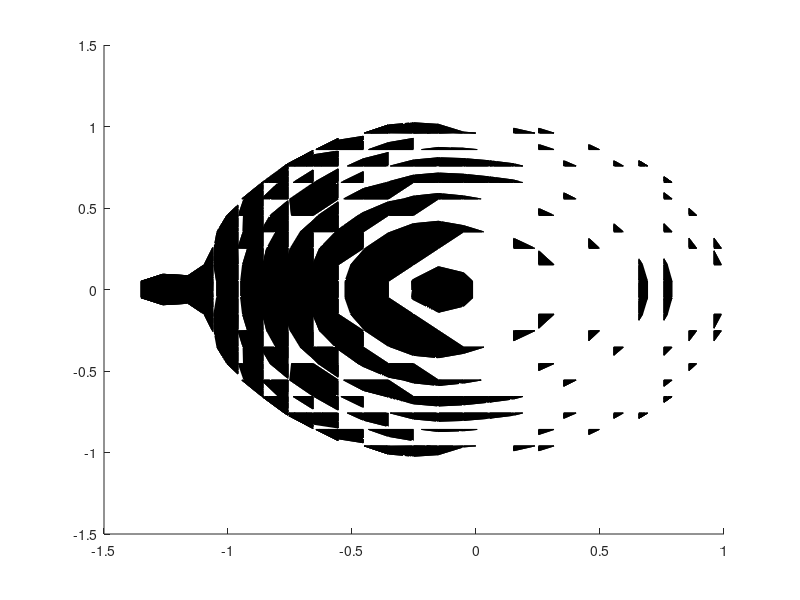

Write the MATLAB code that produced this figure. (Note: this script raises an error after producing the figure.)
R_E = 1560e3;     % Europa radius (m)
n10 = 4e7;
hs1 = 100e3;
n20 = 1e6;
hs2 = 500e3;

sim_range = linspace(-5*R_E, 5*R_E, 100);
% choose which plane you want
[X, Y, Z] = meshgrid(sim_range, sim_range, sim_range);

% distance and mask
r_mag = sqrt(X.^2 + Y.^2 + Z.^2);
mask = (r_mag >= R_E);

% compute azimuth phi in (-pi, pi]
phis = atan2(Y, X) + pi;
phis = mod(phis + pi, 2*pi) - pi;

% base density everywhere 
baseN = n10 .* exp(-(r_mag - R_E)/hs1) + n20 .* exp(-(r_mag - R_E)/hs2);

% apply the angular enhancement for |phi| <= pi/2
halfPlane = abs(phis) <= pi/2;  % picks +/-90° around -x
N_n = NaN(size(r_mag));         % NaN inside the body automatically

% combined mask for valid points
applyMask = mask & halfPlane;
N_n(mask) = baseN(mask);                     % default where outside body
N_n(applyMask) = (1 + 2 .* cos(phis(applyMask))) .* baseN(applyMask);

% prevent negative values if (1+2*cos) can go negative
N_n(N_n < 0) = 0;

% plume time!

% rand_theta = randi([-90, 90]);  % NOTE: NEED THETA = 0 FOR VIEWING ON XY,
% WILL NEED TO CHANGE PHI INSTEAD FOR VIEWING ON YZ (phi = 0/180?)
rand_theta = 0;
% rand_phi = randi([0, 359]);
rand_phi = 0;
rand_phi = mod(rand_phi, 2*pi) - pi;

plume_r = [R_E * cos(rand_theta) * cos(rand_phi), ...
    R_E * cos(rand_theta) * sin(rand_phi), R_E * sin(rand_theta)];

Np0 = 2e9;
Hp = 150e3;
thetap = 15 * pi / 180;

% unit surface normal
r_s = plume_r / norm(plume_r);   % 1x3

% vector from surface point to every grid point
Vx = X - plume_r(1);
Vy = Y - plume_r(2);
Vz = Z - plume_r(3);

% dot product with r_s 
dotRV = Vx * r_s(1) + Vy * r_s(2) + Vz * r_s(3);

% norm of V 
normV = sqrt(Vx.^2 + Vy.^2 + Vz.^2);

% polar angles
thetas = acos(dotRV ./ normV);
plume_indices = thetas < pi/2;

for i = 1:numel(N_n)
    if plume_indices(i)
        N_n(i) = N_n(i) + Np0 * exp((-r_mag(i) + R_E)/Hp) ...
            * exp(-(thetas(i)/thetap)^2);
    end
end

figure;
bar = 3e7;
p1 = patch(isosurface(X./R_E, Y./R_E, Z./R_E, N_n, bar));
p1.FaceColor = 'red';
p1.EdgeColor = 'none';
p1.FaceAlpha = 0.75; 

hold on;

% plot Europa
[XS, YS, ZS] = sphere(50); 
p2 = surf(XS, YS, ZS);
set(p2, 'FaceColor', [0.5 0.5 0.5], 'EdgeColor', 'none', 'FaceAlpha', 0.25);
axis equal;
xlabel('x (R_E)');
ylabel('y (R_E)');
zlabel('z (R_E)');
title(sprintf('Europa Neutral Density Distribution Above %d cm^{-3}', bar));
hold off; 